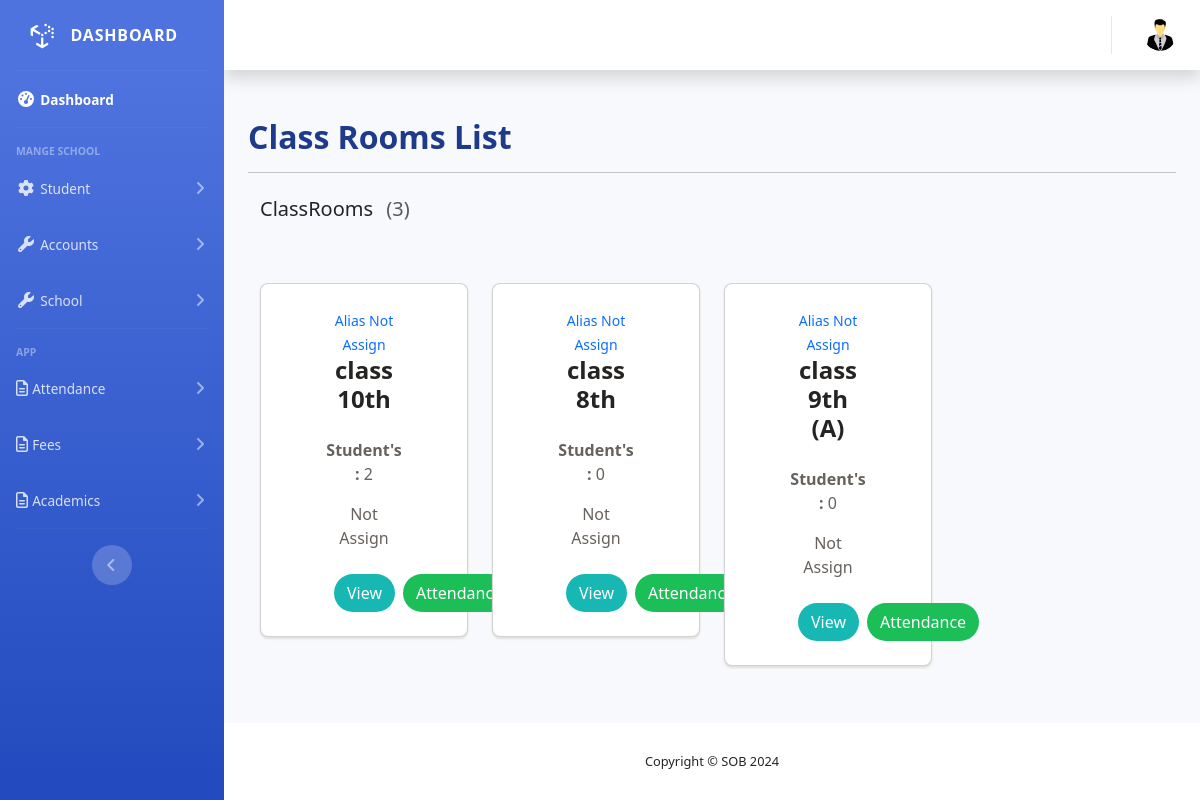
Page /attendance/classes/ on the committed database.
### core/models.py (models this page shows, shortened)
class Class(models.Model):
    name = models.CharField(max_length=50, help_text="Class 1st etc...")
    section = models.CharField(max_length=1, choices=LETTER_CHOICES,null=True, blank=True)
    alias = models.CharField(max_length=20, null=True, blank=True)
    user = models.ForeignKey(User, on_delete=models.SET_NULL, null=True, blank=True,related_name='class_teacher_of', limit_choices_to={'user_type': 'T'}, verbose_name="Class Teacher")
    total_students = models.PositiveIntegerField(default=0)
    class_monitor_boy = models.ForeignKey(User, on_delete=models.SET_NULL, null=True, blank=True, related_name='monitor_boy_of', limit_choices_to={'user_type': 'STU'},)
    class_monitor_girl = models.ForeignKey(User, on_delete=models.SET_NULL, null=True, blank=True, related_name='monitor_girl_of', limit_choices_to={'user_type': 'STU'},)
    subjects = models.ManyToManyField(Subject, related_name='classes')
    history = HistoricalRecords()

### attendance/views.py (the view)
# urls.py: path('classes/', AttendanceClassList.as_view(), name='att-class-list'),
class AttendanceClassList(ListView):
    model = Class
    template_name = 'attendance/classes_list.html'
    context_object_name = 'classes'
    def get_context_data(self, **kwargs):
        context = super().get_context_data(**kwargs)
        context['total_standard'] = Class.objects.all().count()
        return context

### attendance/templates/attendance/classes_list.html (shortened to what this page needs)
{% extends "base.html" %}
{% load static %}
{% block main %}
{% block head %}
<link rel="stylesheet" href="{% static "core/css/class_list.css" %}">
{% endblock head %}
<div class="container">
    <h2 class="fw-bold text-center text-lg-start mt-5" style="color:#1E3A8A;">Class Rooms List</h2>
    <hr class="">
    <div class="container ">
      <div class="row align-items-center mb-3 mt-4">
          <div class="col-md-3">
            <div class="mb-3">
              <h5 class="card-title">ClassRooms <span class="text-muted fw-normal ms-2">({{total_standard}})</span></h5>
            </div>
          </div>
        </div>
        <div class="row">
          {% for class in classes %}
          <div class="col-md-3 col-sm-4 content-card">
              <div class="card-big-shadow">
                  <div class="card card-just-text" >
                    <div class="content py-4">
                      <small class="text-primary">{% if standard.alias %}{{class.alias|truncatechars:20}}{% else %}Alias Not Assign{% endif %}</small>
                      <h4 class="title mb-4">{{ class.name }} {% if class.section %}({{class.section}}){% endif %}</h4>
                      <p class="description"><strong>Student's :</strong> {{class.total_students}}<br></p>
                      <p class="description">{% if class.class_teacher %}{{class.class_teacher.first_name}} {{class.class_teacher.last_name |truncatechars:10}}{% else %}Not Assign{% endif %}</p>
                      <div class="d-flex  ms-2">
                        <a href="{% url "attendance-log" class.id %}" class="btn rounded-pill mt-2 me-2" style="background-color:#17B7B3; color:#fff">View </a>
                        <a href="{% url "class-attendance" class.id %}" class="btn rounded-pill mt-2" style="background-color:#1CBE57; color:#fff">Attendance</a>
                      </div>
                    </div>
                  </div>
              </div>
          </div>
          {% endfor %}
        </div>
    </div>
</div>
{% endblock main  %}

### static/core/css/class_list.css (style rules this page uses)
.card-big-shadow { max-width: 320px; position: relative; }
.card { border-radius: 8px; box-shadow: 0 2px 2px rgba(204, 197, 185, 0.5); background-color: #FFFFFF; color: #252422; margin-bottom: 20px; position: relative; z-index: 1; transition: transform 0.3s ease, box-shadow 0.3s ease; }
.btn { transition: transform 0.3s ease, box-shadow 0.3s ease; }
.card.card-just-text .content { padding: 50px 65px; text-align: center; }
.card .content { padding: 20px 20px 10px 20px; }
.card-big-shadow:before { background-image: url("http://static.tumblr.com/i21wc39/coTmrkw40/shadow.png"); background-position: center bottom; background-repeat: no-repeat; background-size: 100% 100%; bottom: -12%; content: ""; display: block; left: -12%; position: absolute; right: 0; top: 0; z-index: 0; }
h4, .h4 { font-size: 1.5em; font-weight: 600; line-height: 1.2em; }
.card .description { font-size: 16px; color: #66615b; }
.content-card { margin-top:30px; }

### rows in the picture
Class: name "class 10th", total_students "2"
Class: name "class 8th", total_students "0"
Class: name "class 9th", section "A", total_students "0"

### other values in the picture
{{ total_standard }} "3"
